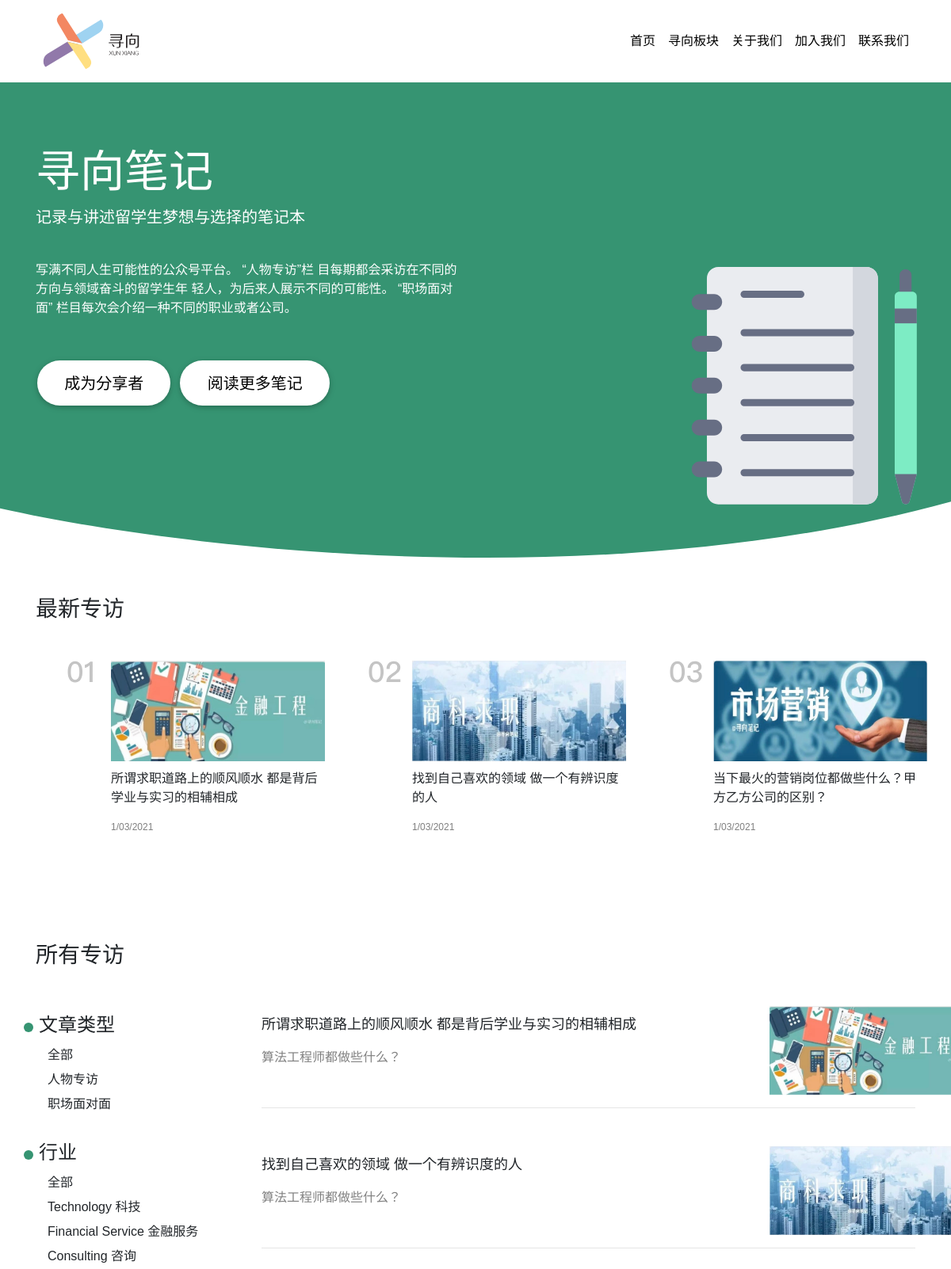
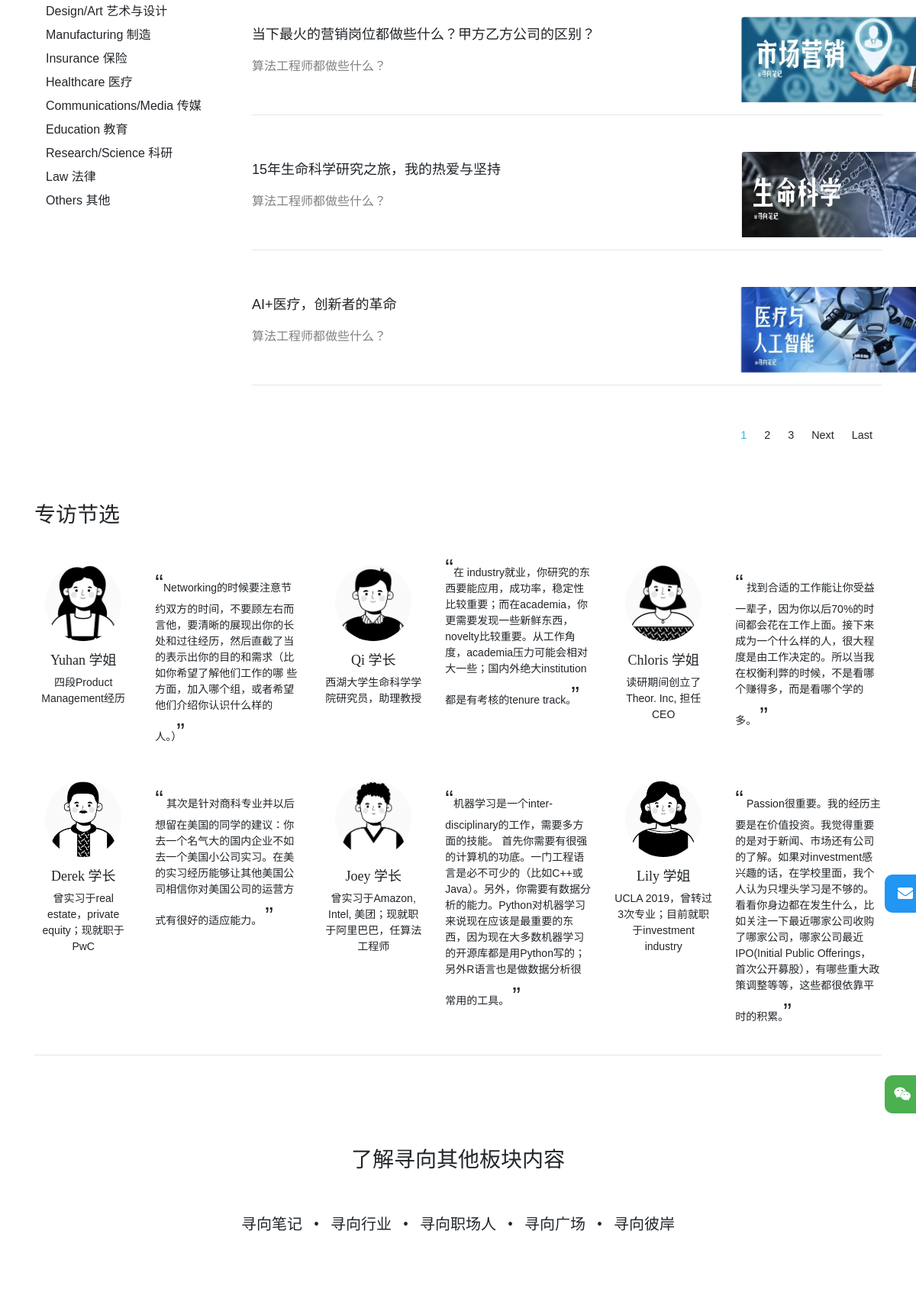
/biji/ (upper part), run on the app's committed database (2 pictures, top to bottom).
### BiJiPage/models.py (models this page shows, shortened)
class Post(models.Model):
    title = models.CharField(max_length = 200)
    abstract = models.TextField()
    URL = models.CharField(max_length = 200,default = 'https://')
    category = models.CharField(max_length = 10,choices = CATEGORY_CHOICE,default = 'tech')
    image = models.ImageField(default = 'default.jpg',upload_to='display_pic')
    date_publish = models.DateTimeField(default = timezone.now)
    author =models.ForeignKey(User,on_delete=models.CASCADE)

### BiJiPage/views.py (the view)
# urls.py: path('',views.BijiListView.as_view(),name='BIJI-Home'),
class BijiListView(ListView,MultipleObjectMixin):
    template_name = home_template
    queryset = Post.objects.all()
    def get_context_data(self, **kwargs):
        queryset = Post.objects.all().order_by('-date_publish')
        paginator, page, queryset, is_paginated = self.paginate_queryset(queryset, 5)
        context = {
            'paginator': paginator,
            'page_obj': page,
            'is_paginated': is_paginated,
            'object_list': queryset
        }
        context['original'] = queryset
        context['filtered']=queryset
        context.update(kwargs)
        return super().get_context_data(**context)

### BiJiPage/templates/BiJiPage/biji_home.html (shortened to what this page needs)
{% extends "IndexPage/base.html"%}
{% load static %}
{% load cat_filter %}
{%block content%}
<section id="begin">
  <div class="container" style="height: 10rem;">
      <h1 class="display-4" style="color: white; padding-top: 5rem;">寻向笔记</h1>
      <p class="lead" style="color: white;">记录与讲述留学生梦想与选择的笔记本</p>
      <br>
      <div class="row" style="height: 200px;">
          <div class="col-lg-6">
              <p style="color: white; font-size: 1rem;">
                  写满不同人生可能性的公众号平台。 “人物专访”栏 目每期都会采访在不同的方向与领域奋斗的留学生年 轻人，为后来人展示不同的可能性。 “职场面对面” 栏目每次会介绍一种不同的职业或者公司。
              </p>
          </div>
          <div class="col-lg-2"></div>
          <div class="col-lg-4">
              <img src="{% static 'IndexPage/img/notes/notebook.svg' %}" width="300px" height="300px"
                  style="position: relative; bottom: -8px; left: 60px;" alt="maskperson">
          </div>
      </div>
      <div class="row" style="margin-left: -4px;">
          <a type="button" class="btn button-text"
              style="background-color: white; color: black; position: relative; bottom: 5rem; border-radius: 30px;">成为分享者</a>
          <a data-toggle="modal" data-target="#contactinfo" type="button" class="btn button-text"
              style="background-color: white; color: black; position: relative; bottom: 5rem; border-radius: 30px;">阅读更多笔记</a>
      </div>
  </div>
</section>
{%endblock content%}
{% block module %}
<div class="container">
  <section class="mt-5 wow fadeIn">
      <h2 class="my-5 h2" style="font-size: 28px;">最新专访</h2>
      <div class="row">
          <div class="col-md-1"><img src="{% static 'IndexPage/img/notes/01.svg'%}" class="post-num" alt="01"></div>
          <div class="col-md-3">
              <a href="{{original.0.URL}}">
                  <img src="{{original.0.image.url}}" class="new-post">
                  <p class="article-text">{{original.0.title}}</p>
              </a>
              <p style="color: grey; font-size: 12px;">{{original.0.date_publish|date:'n/d/Y'}}</p>
          </div>
          <div class="col-md-1"><img src="{% static 'IndexPage/img/notes/02.svg'%}" class="post-num" alt="02"></div>
          <div class="col-md-3">
            <a href="{{original.1.URL}}">
                <img src="{{original.1.image.url}}" class="new-post">
                <p class="article-text">{{original.1.title}}</p>
            </a>
            <p style="color: grey; font-size: 12px;">{{original.1.date_publish|date:'n/d/Y'}}</p>
          </div>
          <div class="col-md-1"><img src="{% static 'IndexPage/img/notes/03.svg'%}" class="post-num" alt="03"></div>
          <div class="col-md-3">
            <a href="{{original.2.URL}}">
                <img src="{{original.2.image.url}}" class="new-post">
                <p class="article-text">{{original.2.title}}</p>
            </a>
            <p style="color: grey; font-size: 12px;">{{original.2.date_publish|date:'n/d/Y'}}</p>
          </div>
      </div>
    <br><br><br>
    <h2 class="my-5 h2" style="font-size: 28px;" id="post_start">所有专访</h2>
    <div class="row">
        <div class="col-md-3">
            <div class="row">
                <img src="{% static 'IndexPage/img/notes/greendot.svg'%}" alt="dot">
                <h3 style="font-size: 24px; margin: 10px 0 15px 7px;">文章类型</h3>
            </div>
            <div class="sidelinks">
                <p><a href="#">全部</a></p>
                <p><a href="#">人物专访</a></p>
                <p><a href="#">职场面对面</a></p>
            </div>
            <div class="row">
                <img src="{% static 'IndexPage/img/notes/greendot.svg'%}" alt="dot">
                <h3 style="font-size: 24px; margin: 10px 0 15px 7px">行业</h3>
            </div>
            <div class="sidelinks">
                <p><a href="{%url 'BIJI-Home'%}#post_start">全部</a></p>
                <p><a href="{%url 'BIJI-Tech'%}#post_start">Technology 科技</a></p>
                <p><a href="{%url 'BIJI-Finan'%}#post_start">Financial Service 金融服务</a></p>
                <p><a href="{%url 'BIJI-Consult'%}#post_start">Consulting 咨询</a></p>
                <p><a href="{%url 'BIJI-Art'%}#post_start">Design/Art 艺术与设计</a></p>
                <p><a href="{%url 'BIJI-Manu'%}#post_start">Manufacturing 制造</a></p>
                <p><a href="{%url 'BIJI-Insur'%}#post_start">Insurance 保险</a></p>
                <p><a href="{%url 'BIJI-Health'%}#post_start">Healthcare 医疗</a></p>
                <p><a href="{%url 'BIJI-Media'%}#post_start">Communications/Media 传媒</a></p>
                <p><a href="{%url 'BIJI-Edu'%}#post_start">Education 教育</a></p>
                <p><a href="{%url 'BIJI-Research'%}#post_start">Research/Science 科研</a></p>
                <p><a href="{%url 'BIJI-Law'%}#post_start">Law 法律</a></p>
                <p><a href="{%url 'BIJI-Other'%}#post_start">Others 其他</a></p>
            </div>
          </div>
          <div class="col-md-9">
            {% for post in filtered%}
                <div class="row">
                    <div class="col-md-9">
                        <a href="{{post.URL}}" target="_blank">
                            <p style="font-weight: 500; font-size: 18px; margin-top: 10px;">
                                {{post.title}}</p>
                            <p style="color: grey; font-size: 16px;">{{post.abstract}}</p>
                        </a>
                    </div>
                    <div class="col-md-3">
                        <img class="article-img" src="{{post.image.url}}" alt="Placeholder">
                    </div>
                </div>
                <hr class="mb-5">
            {%endfor%}
            {% if is_paginated %}
                <ul class="pagination justify-content-end">
                    {% for num in page_obj.paginator.page_range %}
                        {% if page_obj.number == num %}
                            <li class="page-item"><a class="page-link text-info" href="?page={{num}}#post_start">{{num}}</a></li>
                        {% elif num > page_obj.number|add:'-3' and page_obj.number > num|add:'-3'%}
                            <li class="page-item"><a class="page-link" href="?page={{num}}#post_start">{{num}}</a></li>
                        {% endif %}
                    {% endfor %}
                    {% if page_obj.has_next %}
                        <li class="page-item"><a class="page-link" href="?page={{page_obj.next_page_number }}#post_start">Next</a></li>
                        <li class="page-item"><a class="page-link" href="?page={{page_obj.paginator.num_pages }}#post_start">Last</a></li>
                    {% endif %}
                </ul>
            {% endif %}
          </div>
      </div>
    </section>
<section class="mt-5 wow fadeIn">
    <h2 class="my-5 h2" style="font-size: 28px;">专访节选</h2>
    <div class="row">
        <div class="col-md-4">
            <div class="row">
                <div class="col-md-5 text-center">
                    <img class="avatar-img-2" src="{%static 'IndexPage/img/notes/yuhan.png'%}" style="margin-bottom: 15px;"
                        alt="avatar">
                    <h5 style="font-size: 18px;">Yuhan 学姐</h5>
                    <p style="font-size: 14px;">四段Product Management经历</p>
                </div>
                <div class="col-md-7">
                    <p style="font-size: 14px;"><b
                            style="font-size: 2rem;">“</b>Networking的时候要注意节约双方的时间，不要顾左右而言他，要清晰的展现出你的长
                        处和过往经历，然后直截了当的表示出你的目的和需求（比如你希望了解他们工作的哪
                        些方面，加入哪个组，或者希望他们介绍你认识什么样的人。）<b style="font-size: 2rem;">”</b></p>
                </div>
            </div>
        </div>
        <div class="col-md-4">
            <div class="row">
                <div class="col-md-5 text-center">
                    <img class="avatar-img-2" src="{%static 'IndexPage/img/notes/qi.png'%}" style="margin-bottom: 15px;"
                        alt="avatar">
                    <h5 style="font-size: 18px;">Qi 学长</h5>
                    <p style="font-size: 14px;">西湖大学生命科学学院研究员，助理教授</p>
                </div>
                <div class="col-md-7">
                    <p style="font-size: 14px;"><span style="font-size: 2rem; line-height: 5px;">“</span>在
                        industry就业，你研究的东西要能应用，成功率，稳定性比较重要；而在academia，你更需要发现一些新鲜东西，novelty比较重要。从工作角度，academia压力可能会相对大一些；国内外绝大institution都是有考核的tenure
                        track。<span style="font-size: 2rem;">”</span></p>
                </div>
            </div>
        </div>
        <div class="col-md-4">
            <div class="row">
                <div class="col-md-5 text-center">
                    <img class="avatar-img-2" src="{%static 'IndexPage/img/notes/chloris.png'%}" style="margin-bottom: 15px;"
                        alt="avatar">
                    <h5 style="font-size: 18px;">Chloris 学姐</h5>
                    <p style="font-size: 14px;">读研期间创立了Theor. Inc, 担任CEO</p>
                </div>
                <div class="col-md-7">
                    <p style="font-size: 14px;"><b style="font-size: 2rem;">“</b>
                        找到合适的工作能让你受益一辈子，因为你以后70%的时间都会花在工作上面。接下来成为一个什么样的人，很大程度是由工作决定的。所以当我在权衡利弊的时候，不是看哪个赚得多，而是看哪个学的多。
                        <b style="font-size: 2rem;">”</b>
                    </p>
                </div>
            </div>
        </div>
    </div>
    <br>
    <div class="row">
        <div class="col-md-4">
            <div class="row">
                <div class="col-md-5 text-center">
                    <img class="avatar-img-2" src="{%static 'IndexPage/img/notes/derek.png'%}" style="margin-bottom: 15px;"
                        alt="avatar">
                    <h5 style="font-size: 18px;">Derek 学长</h5>
                    <p style="font-size: 14px;">曾实习于real estate，private equity；现就职于PwC</p>
                </div>
                <div class="col-md-7">
                    <p style="font-size: 14px;"><b style="font-size: 2rem;">“</b>
                        其次是针对商科专业并以后想留在美国的同学的建议：你去一个名气大的国内企业不如去一个美国小公司实习。在美的实习经历能够让其他美国公司相信你对美国公司的运营方式有很好的适应能力。
                        <b style="font-size: 2rem;">”</b>
                    </p>
                </div>
            </div>
        </div>
        <div class="col-md-4">
            <div class="row">
                <div class="col-md-5 text-center">
                    <img class="avatar-img-2" src="{%static 'IndexPage/img/notes/joey.png'%}" style="margin-bottom: 15px;"
                        alt="avatar">
                    <h5 style="font-size: 18px;">Joey 学长</h5>
                    <p style="font-size: 14px;">曾实习于Amazon, Intel, 美团；现就职于阿里巴巴，任算法工程师</p>
                </div>
                <div class="col-md-7">
                    <p style="font-size: 14px;"><b
                            style="font-size: 2rem;">“</b>机器学习是一个inter-disciplinary的工作，需要多方面的技能。
                        首先你需要有很强的计算机的功底。一门工程语言是必不可少的（比如C++或Java）。另外，你需要有数据分析的能力。Python对机器学习来说现在应该是最重要的东西，因为现在大多数机器学习的开源库都是用Python写的；另外R语言也是做数据分析很常用的工具。
                        <b style="font-size: 2rem;">”</b>
                    </p>
                </div>
            </div>
        </div>
        <div class="col-md-4">
            <div class="row">
                <div class="col-md-5 text-center">
                    <img class="avatar-img-2" src="{%static 'IndexPage/img/notes/lily.png'%}" style="margin-bottom: 15px;"
                        alt="avatar">
                    <h5 style="font-size: 18px;">Lily 学姐</h5>
                    <p style="font-size: 14px;">UCLA 2019，曾转过3次专业；目前就职于investment industry</p>
                </div>
                <div class="col-md-7">
                    <p style="font-size: 14px;"><b style="font-size: 2rem;">“</b>
                        Passion很重要。我的经历主要是在价值投资。我觉得重要的是对于新闻、市场还有公司的了解。如果对investment感兴趣的话，在学校里面，我个人认为只埋头学习是不够的。看看你身边都在发生什么，比如关注一下最近哪家公司收购了哪家公司，哪家公司最近IPO(Initial
                        Public Offerings，首次公开募股），有哪些重大政策调整等等，这些都很依靠平时的积累。<b style="font-size: 2rem;">”</b>
                    </p>
                </div>
            </div>
        </div>
    </div>
</section>
<hr class="mb-5">
<br> <br> <br>
</div>
{% endblock module%}

### IndexPage/static/IndexPage/css/main.css (style rules this page uses)
h1 { font-family: "mainfont-medium"; text-align: left; padding-top: 7rem; font-size: 6rem; }
* { box-sizing: border-box; }
body { font-family: Verdana, sans-serif; margin: 0; }
img { vertical-align: middle; }
.button-text { font-size: 1.25rem; }
.avatar-img-2 { height: 100px; width: 100px; border-radius: 50%; }
.post-num { margin-left: 40px; }
.new-post { width: 270px; height: 127px; }
.sidelinks { margin-left: 15px; margin-bottom: 30px; }
.sidelinks p { font-size: 16px; font-weight: 400; line-height: 15px; }
.article-img { width: 250px; height: 112px; }
.article-text { font-weight: 500; font-size: 16px; margin-top: 10px; width: 270px; }

### IndexPage/templates/IndexPage/base.html (style rules this page uses)
html, body, header, .carousel { height: 60vh; }
p { font-size: 1.2rem; }
h2, h3, h4, h5, h6 { font-family: 'mainfont-medium'; }
a, .brand { color: inherit; }
html { scroll-behavior: smooth; }

### data on the page
Post: image (picture), title "所谓求职道路上的顺风顺水 都是背后学业与实习的相辅相成", date_publish "1/03/2021", abstract "算法工程师都做些什么？"
Post: image (picture), title "找到自己喜欢的领域 做一个有辨识度的人", date_publish "1/03/2021", abstract "算法工程师都做些什么？"
Post: image (picture), title "当下最火的营销岗位都做些什么？甲方乙方公司的区别？", date_publish "1/03/2021", abstract "算法工程师都做些什么？"
Post: title "15年生命科学研究之旅，我的热爱与坚持", abstract "算法工程师都做些什么？", image (picture)
Post: title "AI+医疗，创新者的革命", abstract "算法工程师都做些什么？", image (picture)

### other printed values
{{ num }} "1"
{{ num }} "2" "3"
